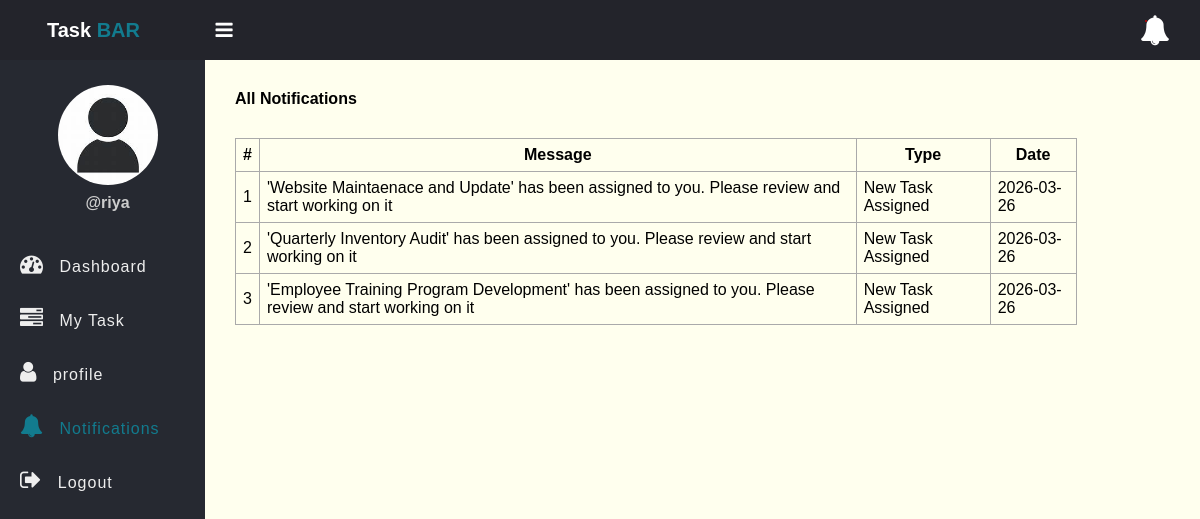
/notifications.php (signed in), run on the app's committed database.
### tables this page shows
CREATE TABLE `notifications` (
  `id` int(11) NOT NULL,
  `message` text NOT NULL,
  `recipient` int(11) NOT NULL,
  `type` varchar(50) NOT NULL,
  `date` date NOT NULL DEFAULT current_timestamp(),
  `is_read` tinyint(1) DEFAULT 0
);

### app/model/Notification.php (called while the page is built, shortened)
<?php
function get_all_my_notifications($conn, $id){
	$sql = "SELECT * FROM notifications WHERE recipient=? LIMIT 5";
	$stmt = $conn->prepare($sql);
	$stmt->execute([$id]);
	if($stmt->rowCount() > 0){
		$notifications = $stmt->fetchAll();
	}else $notifications = 0;
	return $notifications;
}

### notifications.php (the view, shortened to what this page needs)
<?php
if (isset($_SESSION['role']) && isset($_SESSION['id'])) {
    include "DB_connection.php";
    include "app/model/Notification.php";
    $notifications = get_all_my_notifications($conn, $_SESSION['id']);
 ?>
<!DOCTYPE html>
<html>
<head>
	<link rel="stylesheet" href="https://stackpath.bootstrapcdn.com/font-awesome/4.7.0/css/font-awesome.min.css">
	<link rel="stylesheet" href="css/style.css">
</head>
<body>
	<?php include "inc/header.php" ?>
	<div class="body">
		<?php include "inc/nav.php" ?>
		<section class="section-1">
			<h4 class="title">All Notifications</h4>
			<?php if ($notifications != 0) { ?>
			<table class="main-table">
				<tr>
					<th>#</th>
					<th>Message</th>
					<th>Type</th>
					<th>Date</th>
				</tr>
				<?php $i=0; foreach ($notifications as $notification) { ?>
				<tr>
					<td><?=++$i?></td>
					<td><?=$notification['message']?></td>
					<td><?=$notification['type']?></td>
					<td><?=$notification['date']?></td>
				</tr>
			   <?php	} ?>
			</table>
		<?php }else { ?>
			<h3>You have zero notification</h3>
		<?php  }?>
		</section>
	</div>
</body>
</html>
<?php }else{
   $em = "First login";
   header("Location: login.php?error=$em");
   exit();
}
 ?>

### css/style.css (style rules this page uses)
* { padding: 0; margin: 0; box-sizing: border-box; font-family: Arial, sans-serif; }
.body { display: flex; }
.section-1 { padding:30px; }
.section-1 .title { margin-bottom: 10px; }
.section-1 { width:100%; background: #ffe; }
.main-table, .main-table tr, .main-table th, .main-table td { border: 1px solid #aaa; border-collapse: collapse; padding: 7px; }
.main-table { width: 90%; margin-top: 30px; }

### data on the page
notifications: message "'Website Maintaenace and Update' has been assigned to you. Please review and start working on it", type "New Task Assigned", date "2026-03-26"
notifications: message "'Quarterly Inventory Audit' has been assigned to you. Please review and start working on it", type "New Task Assigned", date "2026-03-26"
notifications: message "'Employee Training Program Development' has been assigned to you. Please review and start working on it", type "New Task Assigned", date "2026-03-26"

### other printed values
$_SESSION['username'] "riya"
